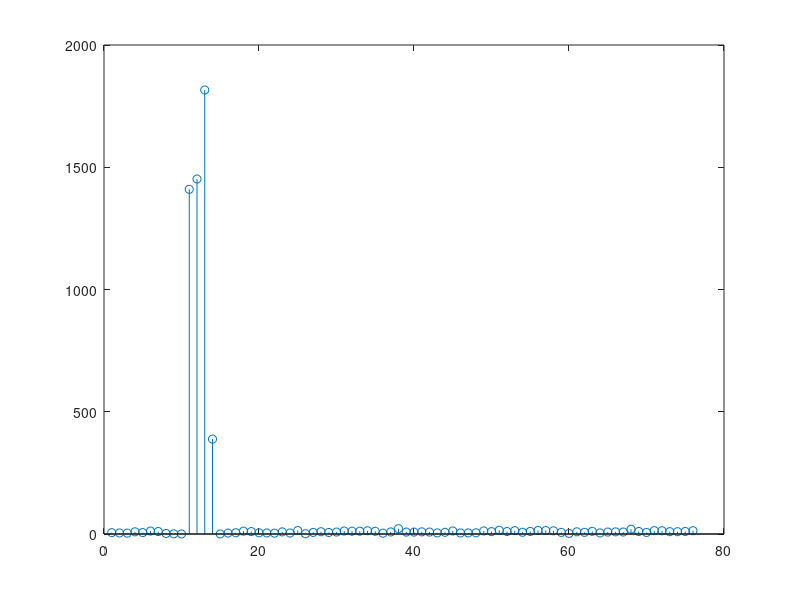

Recreate this plot in MATLAB.
clc
clear all
close all
lx=640;
lcyp=4;
lsym=64;
lwal=8;
x=randsrc(1,lx);
wal=10*eye(lwal);
ntap=4;
j=1;
k=1;
for ii=1:lsym:lx
    y(j+lwal+lcyp:j+lwal+lcyp+lsym-1)=ifft(x(ii:ii+lsym-1));
    y(j+lwal:j+lwal+lcyp-1)=y(j+lwal+lsym:j+lwal+lcyp+lsym-1);
    y(j:j+lwal-1)=wal(4,1:lwal);
    j=j+lwal+lcyp+lsym;
    
end

w1=wal(4,1:lwal);
ly=length(y);
lsym1=lsym+lcyp+lwal;
h=randn(1,ntap)+i*randn(1,ntap)
y0=[zeros(1,10),y]*h(1);
y1=[zeros(1,11),y(1,1:ly-1)]*h(2);
y2=[zeros(1,12),y(1,1:ly-2)]*h(3);
y3=[zeros(1,13),y(1,1:ly-3)]*h(4);
y01=y0+y1+y2+y3;
r=[wal(4,1:lwal),zeros(1,lsym+lcyp)];
ly01=length(y01);
y01n=wgn(1,ly01,-48,'complex')+y01;
ii=1;
y011=[y01n,zeros(1,ly)];
lw=zeros(1,lsym1);
for jj=1:lsym1:ly01
    for kk=1:1:lsym1
        cr(ii)=(((y011(1,jj+kk-1:jj+kk+lsym1-2)*r(1:lsym1).')));
        ii=ii+1;
    end
    ii=1;
    lw=lw+(cr);
end
f=lw/1000;
f1=abs(lw);
lnw=length(f1);
xx=1:1:lnw;
stem(xx,f1);
timing_offset=0;
for jj=1:1:lsym1
    if(f1(jj)>=50)
        timing_offset=jj-1;
        break;
    end
end
disp('timing offset=');
disp(timing_offset);
h_est=f(timing_offset+1:timing_offset+ntap);
disp('h_est');
disp(h_est);
